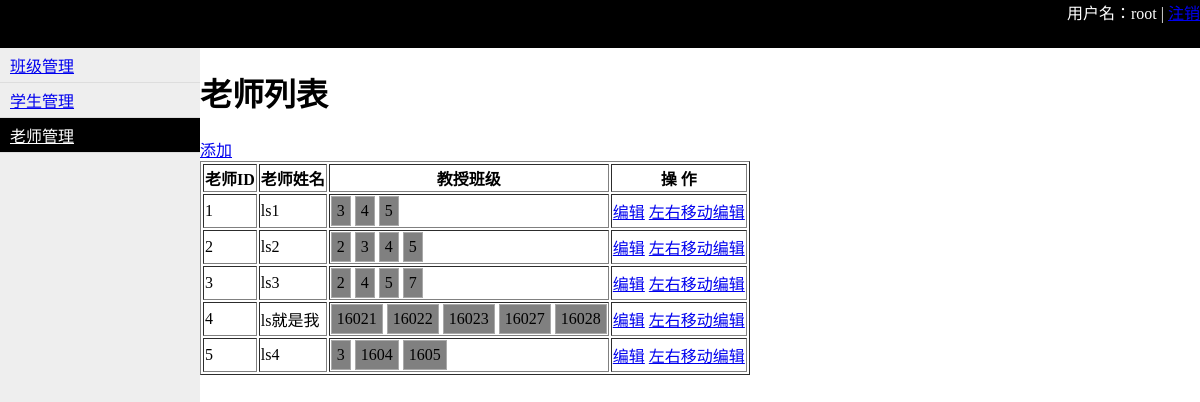
Screenshot of /teacher.html (signed in) with the database file from the repository.
### app01/models.py (models this page shows)
class Teacher(models.Model):
    name = models.CharField(max_length=32)
    cls = models.ManyToManyField('Classes')

### app01/views.py (the view)
    def inner(request, *args, **kwargs):
        is_login = request.session.get('is_login')
        if is_login:
            return func(request, *args, **kwargs)
        else:
            return redirect('/login.html')

### app01/views.py (called while the page is built)
def auth(func):
    def inner(request, *args, **kwargs):
        is_login = request.session.get('is_login')
        if is_login:
            return func(request, *args, **kwargs)
        else:
            return redirect('/login.html')
    return inner

### templates/teacher.html (shortened to what this page needs)
{% extends "layout.html" %}
{% block content %}
    <h1>老师列表</h1>
    <div>
        <a href="/add_teacher.html">添加</a>
    </div>
    <table border="1">
        <thead>
            <tr>
                <th>老师ID</th>
                <th>老师姓名</th>
                <th>教授班级</th>
                <th> 操 作 </th>
            </tr>
        </thead>
        <tbody>
            {% for dic in teacher_list.values %}
                <tr>
                    <td>{{ dic.nid }}</td>
                    <td>{{ dic.name }}</td>
                    <td>
                        {% for c in dic.cls_list %}
                            <span class="tag" nid="{{ c.id }}">{{ c.caption }}</span>
                        {% endfor %}
                    </td>
                    <td>
                        <a href="/edit_teacher-{{ dic.nid }}.html">编辑</a>
                        <a href="/edit_teacher_lr-{{ dic.nid }}.html">左右移动编辑</a>
                    </td>
                </tr>
            {% endfor %}
        </tbody>
    </table>
{% endblock %}

### templates/layout.html (style rules this page uses)
body { margin: 0; }

### rows the page displays
Teacher: name "ls1"
Teacher: name "ls2"
Teacher: name "ls3"
Teacher: name "ls就是我"
Teacher: name "ls4"

### other values shown
{{ username }} "root"
{{ dic.nid }} "1" "2" "3" "4" "5"
{{ c.caption }} "3" "4" "5" "2" "3" "4" "5" "2" "4" "5" "7" "16021" "16022" "16023" "16027" "16028" "3" "1604" "1605"
